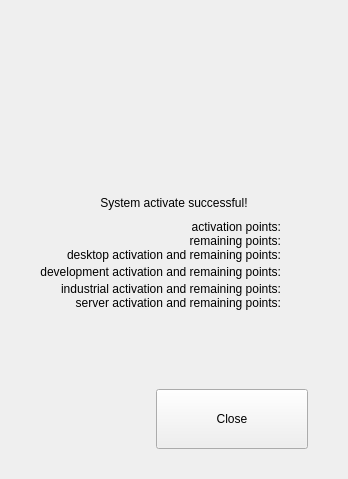
        <widget class="QWidget" name="Pg_successful">
         <layout class="QVBoxLayout" name="verticalLayout_7">
          <property name="spacing">
           <number>0</number>
          </property>
          <property name="leftMargin">
           <number>0</number>
          </property>
          <property name="topMargin">
           <number>20</number>
          </property>
          <property name="rightMargin">
           <number>0</number>
          </property>
          <property name="bottomMargin">
           <number>30</number>
          </property>
          <item>
           <layout class="QHBoxLayout" name="horizontalLayout_11">
            <property name="spacing">
             <number>0</number>
            </property>
            <property name="bottomMargin">
             <number>5</number>
            </property>
            <item>
             <widget class="QLabel" name="label_6">
              <property name="sizePolicy">
               <sizepolicy hsizetype="Fixed" vsizetype="Fixed">
                <horstretch>0</horstretch>
                <verstretch>0</verstretch>
               </sizepolicy>
              </property>
              <property name="minimumSize">
               <size>
                <width>186</width>
                <height>171</height>
               </size>
              </property>
              <property name="maximumSize">
               <size>
                <width>186</width>
                <height>171</height>
               </size>
              </property>
              <property name="text">
               <string/>
              </property>
              <property name="pixmap">
               <pixmap resource="../../data/res.qrc">:/images/successful.png</pixmap>
              </property>
              <property name="scaledContents">
               <bool>true</bool>
              </property>
             </widget>
            </item>
           </layout>
          </item>
          <item>
           <widget class="QLabel" name="label_successful">
            <property name="sizePolicy">
             <sizepolicy hsizetype="Preferred" vsizetype="Preferred">
              <horstretch>0</horstretch>
              <verstretch>0</verstretch>
             </sizepolicy>
            </property>
            <property name="text">
             <string>System activate successful!</string>
            </property>
            <property name="alignment">
             <set>Qt::AlignCenter</set>
            </property>
           </widget>
          </item>
          <item>
           <layout class="QGridLayout" name="gridLayout_3">
            <property name="leftMargin">
             <number>0</number>
            </property>
            <property name="topMargin">
             <number>10</number>
            </property>
            <property name="horizontalSpacing">
             <number>20</number>
            </property>
            <property name="verticalSpacing">
             <number>0</number>
            </property>
            <item row="3" column="3">
             <spacer name="horizontalSpacer_13">
              <property name="orientation">
               <enum>Qt::Horizontal</enum>
              </property>
              <property name="sizeHint" stdset="0">
               <size>
                <width>40</width>
                <height>20</height>
               </size>
              </property>
             </spacer>
            </item>
            <item row="5" column="2">
             <widget class="QLabel" name="server_points">
              <property name="text">
               <string/>
              </property>
              <property name="alignment">
               <set>Qt::AlignLeading|Qt::AlignLeft|Qt::AlignVCenter</set>
              </property>
             </widget>
            </item>
            <item row="5" column="1">
             <widget class="QLabel" name="label_server_points">
              <property name="text">
               <string>server activation and remaining points:</string>
              </property>
              <property name="alignment">
               <set>Qt::AlignRight|Qt::AlignTrailing|Qt::AlignVCenter</set>
              </property>
             </widget>
            </item>
            <item row="3" column="1">
             <widget class="QLabel" name="label_development_points">
              <property name="text">
               <string>development activation and remaining points:</string>
              </property>
              <property name="alignment">
               <set>Qt::AlignRight|Qt::AlignTrailing|Qt::AlignVCenter</set>
              </property>
             </widget>
            </item>
            <item row="4" column="1">
             <widget class="QLabel" name="label_industrial_points">
              <property name="text">
               <string>industrial activation and remaining points:</string>
              </property>
              <property name="alignment">
               <set>Qt::AlignRight|Qt::AlignTrailing|Qt::AlignVCenter</set>
              </property>
             </widget>
            </item>
            <item row="2" column="1">
             <widget class="QLabel" name="label_desktop_points">
              <property name="text">
               <string>desktop activation and remaining points:</string>
              </property>
              <property name="alignment">
               <set>Qt::AlignRight|Qt::AlignTrailing|Qt::AlignVCenter</set>
              </property>
             </widget>
            </item>
            <item row="4" column="2">
             <widget class="QLabel" name="industrial_points">
              <property name="text">
               <string/>
              </property>
              <property name="alignment">
               <set>Qt::AlignLeading|Qt::AlignLeft|Qt::AlignVCenter</set>
              </property>
             </widget>
            </item>
            <item row="3" column="2">
             <widget class="QLabel" name="development_points">
              <property name="text">
               <string/>
              </property>
              <property name="alignment">
               <set>Qt::AlignLeading|Qt::AlignLeft|Qt::AlignVCenter</set>
              </property>
             </widget>
            </item>
            <item row="0" column="1">
             <widget class="QLabel" name="label_authorized_points">
              <property name="text">
               <string>activation points:</string>
              </property>
              <property name="alignment">
               <set>Qt::AlignRight|Qt::AlignTrailing|Qt::AlignVCenter</set>
              </property>
             </widget>
            </item>
            <item row="2" column="2">
             <widget class="QLabel" name="desktop_points">
              <property name="text">
               <string/>
              </property>
              <property name="alignment">
               <set>Qt::AlignLeading|Qt::AlignLeft|Qt::AlignVCenter</set>
              </property>
             </widget>
            </item>
            <item row="0" column="2">
             <widget class="QLabel" name="authorized_points">
              <property name="text">
               <string/>
              </property>
              <property name="alignment">
               <set>Qt::AlignLeading|Qt::AlignLeft|Qt::AlignVCenter</set>
              </property>
             </widget>
            </item>
            <item row="1" column="1">
             <widget class="QLabel" name="label_remaining_points">
              <property name="text">
               <string>remaining points:</string>
              </property>
              <property name="alignment">
               <set>Qt::AlignRight|Qt::AlignTrailing|Qt::AlignVCenter</set>
              </property>
             </widget>
            </item>
            <item row="1" column="2">
             <widget class="QLabel" name="remaining_points">
              <property name="text">
               <string/>
              </property>
             </widget>
            </item>
            <item row="3" column="0">
             <spacer name="horizontalSpacer_16">
              <property name="orientation">
               <enum>Qt::Horizontal</enum>
              </property>
              <property name="sizeHint" stdset="0">
               <size>
                <width>40</width>
                <height>20</height>
               </size>
              </property>
             </spacer>
            </item>
           </layout>
          </item>
          <item>
           <spacer name="verticalSpacer_7">
            <property name="orientation">
             <enum>Qt::Vertical</enum>
            </property>
            <property name="sizeHint" stdset="0">
             <size>
              <width>20</width>
              <height>79</height>
             </size>
            </property>
           </spacer>
          </item>
          <item>
           <layout class="QHBoxLayout" name="horizontalLayout_9">
            <property name="spacing">
             <number>0</number>
            </property>
            <property name="rightMargin">
             <number>40</number>
            </property>
            <item>
             <spacer name="horizontalSpacer_7">
              <property name="orientation">
               <enum>Qt::Horizontal</enum>
              </property>
              <property name="sizeHint" stdset="0">
               <size>
                <width>40</width>
                <height>20</height>
               </size>
              </property>
             </spacer>
            </item>
            <item>
             <widget class="QPushButton" name="btn_close_success">
              <property name="sizePolicy">
               <sizepolicy hsizetype="Fixed" vsizetype="Fixed">
                <horstretch>0</horstretch>
                <verstretch>0</verstretch>
               </sizepolicy>
              </property>
              <property name="minimumSize">
               <size>
                <width>152</width>
                <height>60</height>
               </size>
              </property>
              <property name="text">
               <string>Close</string>
              </property>
             </widget>
            </item>
           </layout>
          </item>
         </layout>
        </widget>
